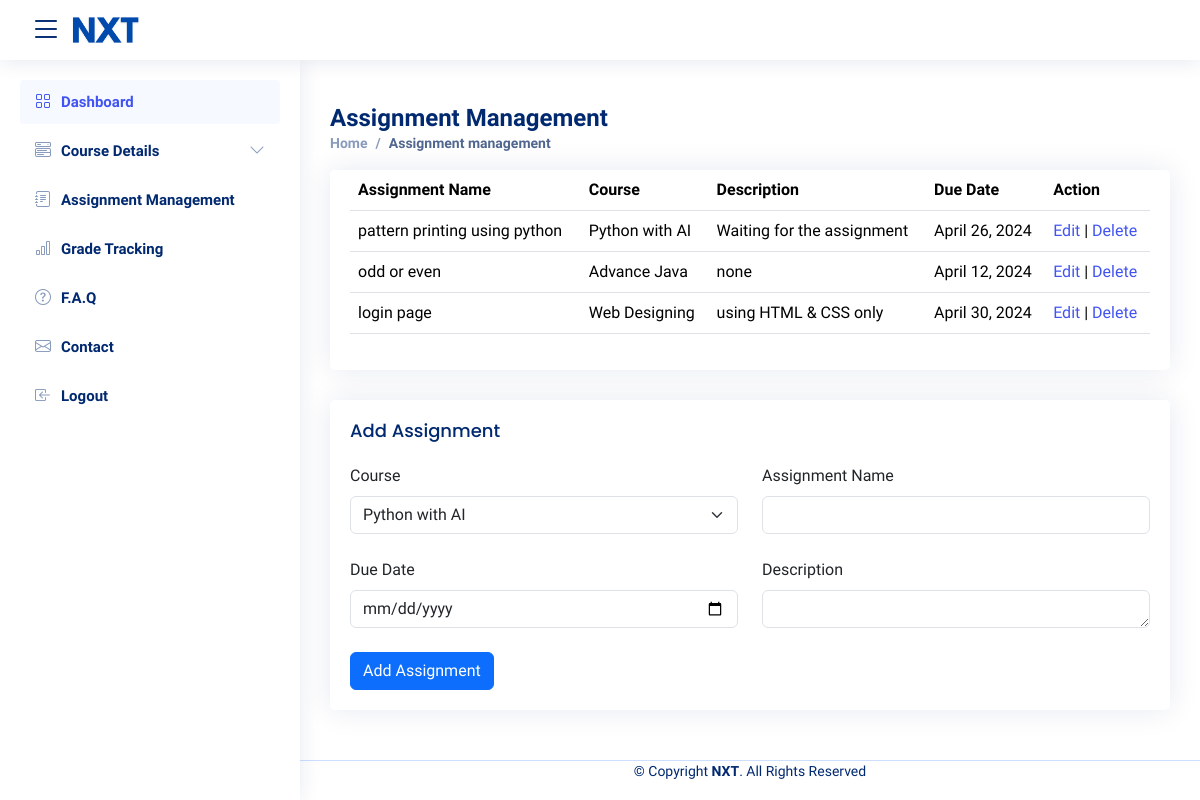
Before: /assignment_management/ (signed in) with the older database file.
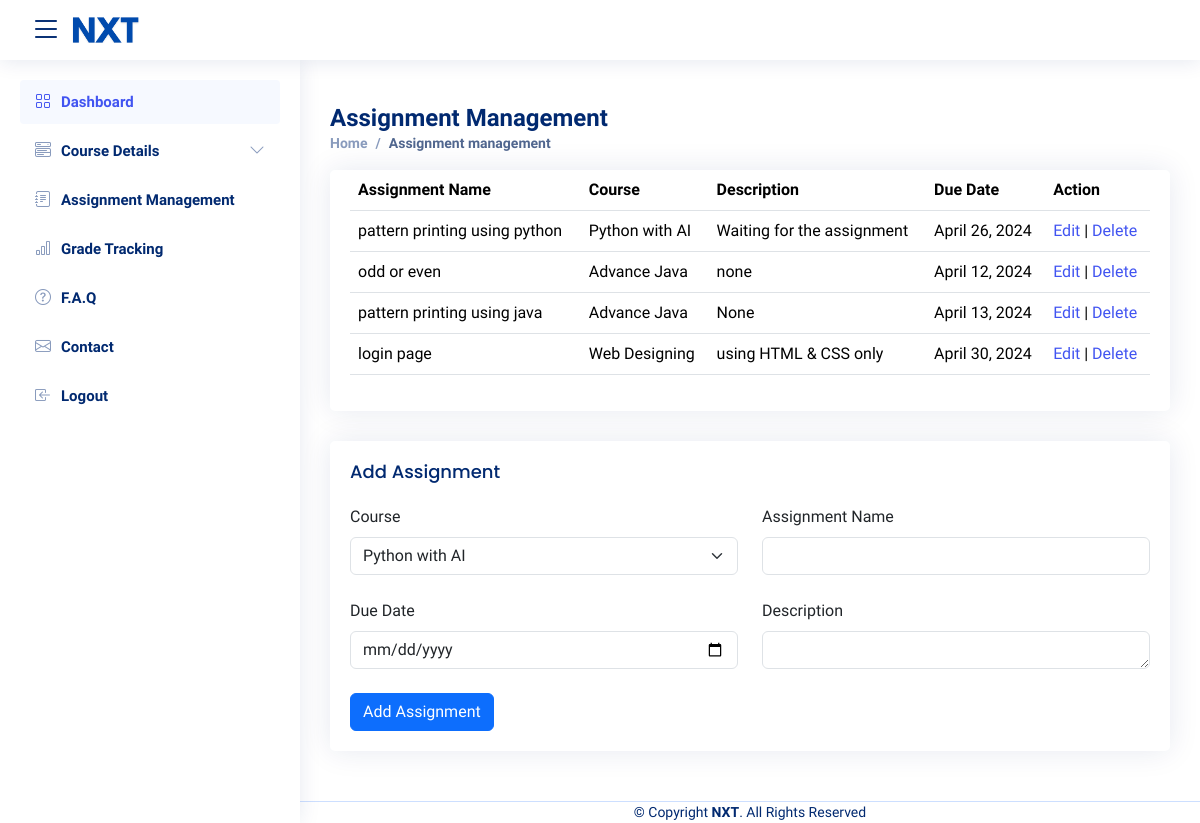
After: the same page with the newer database file.
### app/models.py (models this page shows, shortened)
class Assignment(models.Model):
    course = models.ForeignKey(Course, on_delete=models.CASCADE)
    assignment_name = models.CharField(max_length=100)
    due_date = models.DateField()
    description = models.TextField()

class Course(models.Model):
    user = models.ForeignKey(User, on_delete=models.CASCADE)
    course_name = models.CharField(max_length=100)
    instructor_name = models.CharField(max_length=100)
    description = models.TextField()
    semester = models.CharField(max_length=50)

### app/views.py (the view)
# urls.py: path('assignment_management/', views.assignment_management, name='assignment_management'),
@login_required
def assignment_management(request):
    user = request.user
    course = Course.objects.filter(user=user)
    assignments = Assignment.objects.filter(course__user=user)
    if request.method == 'POST':
        form = AssignmentForm(request.POST)
        if form.is_valid():
            assignment = form.save(commit=False)
            assignment.user = user
            assignment.save()
            return redirect('assignment_management')
    else:
        form = AssignmentForm()
    return render(request, 'assignment_management.html', {'assignments': assignments, 'courses':course, 'form': form})

### app/forms.py
class AssignmentForm(forms.ModelForm):
    class Meta:
        model = Assignment
        fields = ['course', 'assignment_name', 'due_date', 'description']
        widgets = {
            'due_date': forms.DateInput(attrs={'type': 'date'})
        }
    def __init__(self, *args, **kwargs):
            super().__init__(*args, **kwargs)
            self.fields['course'].widget.attrs.update({'class': 'form-control'})
            self.fields['assignment_name'].widget.attrs.update({'class': 'form-control'})
            self.fields['due_date'].widget.attrs.update({'class': 'form-control'})
            self.fields['description'].widget.attrs.update({'class': 'form-control','rows' : '1'})

### template/assignment_management.html (shortened to what this page needs)
{% extends 'master.html' %}
{% load static %}
{% block content %}
<section id="grade-tracking">
    <div class="pagetitle">
        <h1>Assignment Management</h1>
            <nav>
            <ol class="breadcrumb">
                <li class="breadcrumb-item"><a href="/">Home</a></li>
                <li class="breadcrumb-item active">Assignment management</li>
            </ol>
        </nav>
    </div>
    <div class="row">
        <div class="col-lg-12">
            <div class="card">
                <div class="card-body">
                    <table class="table">
                        <thead>
                            <tr>
                                <th scope="col">Assignment Name</th>
                                <th scope="col">Course</th>
                                <th scope="col">Description</th>
                                <th scope="col">Due Date</th>
                                <th scope="col">Action</th>
                            </tr>
                        </thead>
                        <tbody>
                            {% for assignment in assignments %}
                            <tr>
                                <td>{{ assignment.assignment_name }}</td>
                                <td>{{ assignment.course.course_name }}</td>
                                <td>{{ assignment.description }}</td>
                                <td>{{ assignment.due_date }}</td>
                                <td>
                                    <a href="{% url 'edit_assignment' assignment.id %}">Edit</a> |
                                    <a href="{% url 'delete_assignment' assignment.id %}">Delete</a>
                                </td>
                            </tr>
                            {% endfor %}
                        </tbody>
                    </table>
                </div>
            </div>
        </div>
    </div>
</section>
<section id="add-assignment">
    <div class="card">
        <div class="card-body">
            <h2 class="card-title">Add Assignment</h2>
            <form action="{% url 'add_assignment' %}" class="row" method="post">
                <div class="col-md-6">
                    <label for="course" class="form-label">Course</label>
                    <select name="course" class="form-select" id="course">
                        {% for course in courses %}
                        <option value="{{ course.id }}">{{ course.course_name }}</option>
                        {% endfor %}
                    </select><br>
                </div>
                <div class="col-md-6">
                    <label for="assignment_name" class="form-label">Assignment Name</label>
                    <input type="text" class="form-control" name="assignment_name" id="assignment_name" required><br>
                </div>
                <div class="col-md-6">
                    <label for="due_date" class="form-label">Due Date</label>
                    <input type="date" name="due_date" id="due_date" class="form-control" required><br>
                </div>
                <div class="col-md-6">
                    <label for="description" class="form-label">Description</label><br>
                    <textarea name="description" id="description" class="form-control" rows="1"
                        cols="50"></textarea><br>
                </div>
                <div class="col-md-6">
                    <button class="btn btn-primary" type="submit">Add Assignment</button>
                </div>
            </form>
        </div>
    </div>
</section>
{% endblock %}

Changed rows visible on the page:
added Assignment: assignment_name "pattern printing using java", course.course_name "Advance Java", description "None", due_date "April 13, 2024"
